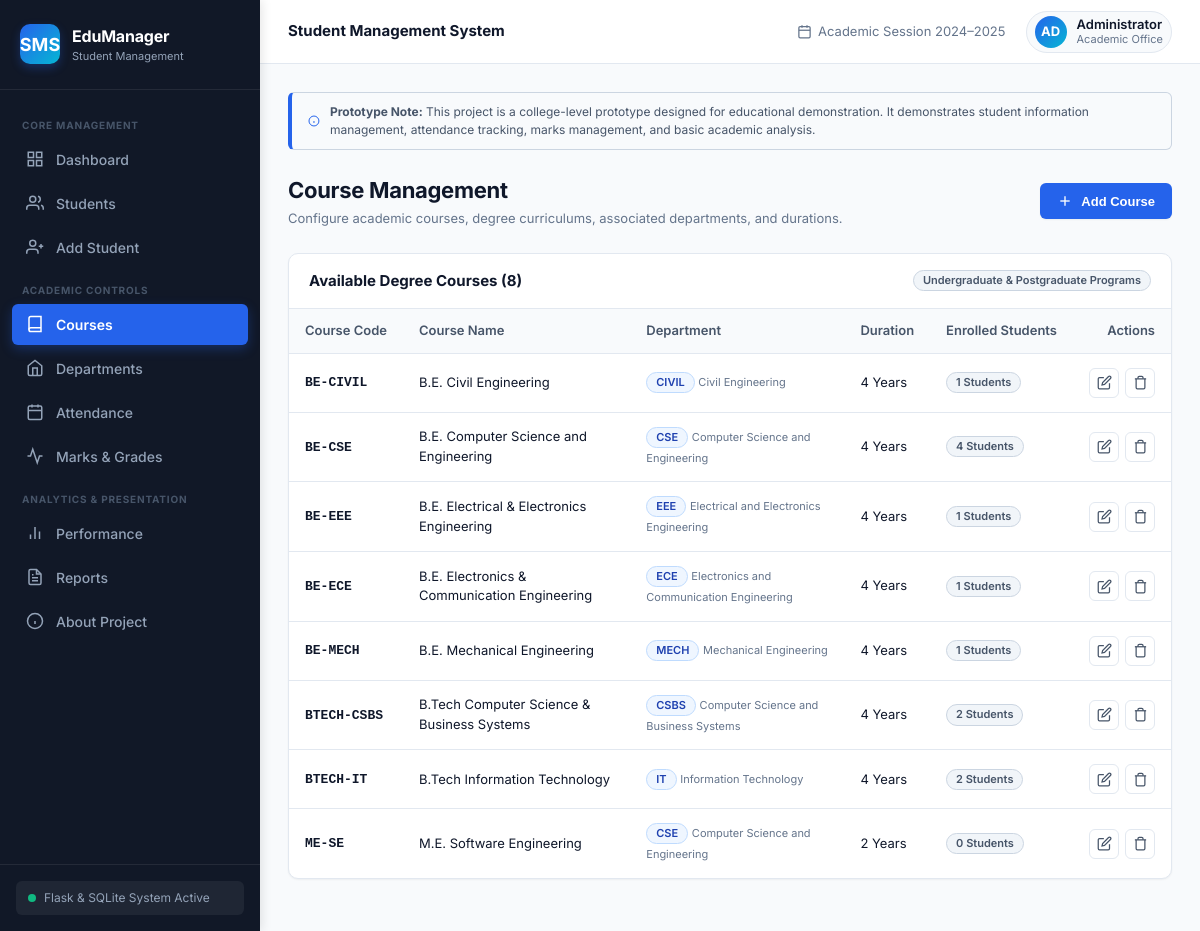
Screenshot of /courses with the database file from the repository.
### tables this page shows
CREATE TABLE courses (
            id INTEGER PRIMARY KEY AUTOINCREMENT,
            name TEXT NOT NULL,
            code TEXT NOT NULL UNIQUE,
            department_id INTEGER NOT NULL,
            duration TEXT NOT NULL,
            FOREIGN KEY (department_id) REFERENCES departments(id) ON DELETE RESTRICT
        );

### app.py (the view)
@app.route("/courses")
def courses_view():
    courses = get_all_courses()
    departments = get_all_departments()
    return render_template("courses.html", active_page="courses", courses=courses, departments=departments)

### database.py (called while the page is built)
def get_db_connection():
    if not os.path.exists(DB_DIR):
        os.makedirs(DB_DIR, exist_ok=True)
    conn = sqlite3.connect(DB_PATH)
    conn.row_factory = sqlite3.Row
    conn.execute("PRAGMA foreign_keys = ON")
    return conn

def get_all_departments():
    conn = get_db_connection()
    rows = conn.execute("""
        SELECT d.*, COUNT(s.id) as student_count
        FROM departments d
        LEFT JOIN students s ON s.department_id = d.id
        GROUP BY d.id
        ORDER BY d.name ASC
    """).fetchall()
    conn.close()
    return [dict(r) for r in rows]

def get_all_courses():
    conn = get_db_connection()
    rows = conn.execute("""
        SELECT c.*, d.name as department_name, d.code as department_code, COUNT(s.id) as student_count
        FROM courses c
        JOIN departments d ON c.department_id = d.id
        LEFT JOIN students s ON s.course_id = c.id
        GROUP BY c.id
        ORDER BY c.name ASC
    """).fetchall()
    conn.close()
    return [dict(r) for r in rows]

### templates/courses.html (shortened to what this page needs)
{% extends "base.html" %}
{% block content %}
<div class="page-header">
    <div>
        <h2 class="page-title">Course Management</h2>
        <p class="page-subtitle">Configure academic courses, degree curriculums, associated departments, and durations.</p>
    </div>
    <div class="header-actions">
        <button type="button" class="btn btn-primary" onclick="openAddCourseModal()">
            <svg width="16" height="16" viewBox="0 0 24 24" fill="none" stroke="currentColor" stroke-width="2"><line x1="12" y1="5" x2="12" y2="19"></line><line x1="5" y1="12" x2="19" y2="12"></line></svg>
            <span>Add Course</span>
        </button>
    </div>
</div>
<div class="table-card">
    <div class="table-card-header">
        <h3 class="table-card-title">Available Degree Courses ({{ courses|length }})</h3>
        <span class="badge badge-secondary">Undergraduate & Postgraduate Programs</span>
    </div>
    <div class="table-responsive">
        <table class="data-table">
            <thead>
                <tr>
                    <th>Course Code</th>
                    <th>Course Name</th>
                    <th>Department</th>
                    <th>Duration</th>
                    <th>Enrolled Students</th>
                    <th style="text-align: right;">Actions</th>
                </tr>
            </thead>
            <tbody>
                {% if courses %}
                    {% for c in courses %}
                        <tr>
                            <td><strong><code>{{ c.code }}</code></strong></td>
                            <td>{{ c.name }}</td>
                            <td>
                                <span class="badge badge-info">{{ c.department_code }}</span>
                                <span style="font-size: 11px; color: var(--text-muted);">{{ c.department_name }}</span>
                            </td>
                            <td>{{ c.duration }}</td>
                            <td>
                                <span class="badge badge-secondary">{{ c.student_count }} Students</span>
                            </td>
                            <td style="text-align: right;">
                                <div class="action-buttons" style="justify-content: flex-end;">
                                    <button type="button" class="icon-btn" title="Edit Course" onclick="openEditCourseModal({{ c.id }}, '{{ c.name|escape }}', '{{ c.code|escape }}', {{ c.department_id }}, '{{ c.duration|escape }}')">
                                        <svg width="15" height="15" viewBox="0 0 24 24" fill="none" stroke="currentColor" stroke-width="2"><path d="M11 4H4a2 2 0 0 0-2 2v14a2 2 0 0 0 2 2h14a2 2 0 0 0 2-2v-7"></path><path d="M18.5 2.5a2.121 2.121 0 0 1 3 3L12 15l-4 1 1-4 9.5-9.5z"></path></svg>
                                    </button>
                                    <button type="button" class="icon-btn delete" title="Delete Course" onclick="confirmAction('Are you sure you want to delete course {{ c.name }}?', '{{ url_for('delete_course_action', course_id=c.id) }}')">
                                        <svg width="15" height="15" viewBox="0 0 24 24" fill="none" stroke="currentColor" stroke-width="2"><polyline points="3 6 5 6 21 6"></polyline><path d="M19 6v14a2 2 0 0 1-2 2H7a2 2 0 0 1-2-2V6m3 0V4a2 2 0 0 1 2-2h4a2 2 0 0 1 2 2v2"></path></svg>
                                    </button>
                                </div>
                            </td>
                        </tr>
                    {% endfor %}
                {% else %}
                    <tr>
                        <td colspan="6" style="text-align: center; color: var(--text-muted); padding: 24px;">No courses defined yet.</td>
                    </tr>
                {% endif %}
            </tbody>
        </table>
    </div>
</div>
{% endblock %}

### static/css/style.css (style rules this page uses)
:root { --primary-dark: #0f172a; --sidebar-bg: #111827; --sidebar-hover: #1f2937; --sidebar-active: #2563eb; --sidebar-text: #94a3b8; --sidebar-text-active: #ffffff; --brand-blue: #2563eb; --brand-blue-hover: #1d4ed8; --brand-cyan: #06b6d4; --brand-indigo: #4f46e5; --bg-main: #f8fafc; --card-bg: #ffffff; --border-color: #e2e8f0; --border-focus: #3b82f6; --text-primary: #0f172a; --text-secondary: #475569; --text-muted: #64748b; --text-light: #94a3b8; --success: #10b981; --success-bg: #ecfdf5; --success-text: #065f46; --success-border: #a7f3d0; --warning: #f59e0b; --warning-bg: #fffbeb; --warning-text: #92400e; --warning-border: #fde68a; --danger: #ef4444; --danger-bg: #fef2f2; --danger-text: #991b1b; --danger-border: #fecaca; --info: #3b82f6; --info-bg: #eff6ff; --info-text: #1e40af; --info-border: #bfdbfe; --shadow-sm: 0 1px 2px 0 rgb(0 0 0 / 0.05); --shadow-md: 0 4px 6px -1px rgb(0 0 0 / 0.07), 0 2px 4px -2px rgb(0 0 0 / 0.05); --shadow-lg: 0 10px 15px -3px rgb(0 0 0 / 0.08), 0 4px 6px -4px rgb(0 0 0 / 0.05); --radius-sm: 6px; --radius-md: 10px; --radius-lg: 14px; --transition: all 0.2s cubic-bezier(0.4, 0, 0.2, 1); }
*, *::before, *::after { box-sizing: border-box; margin: 0; padding: 0; }
body { font-family: 'Inter', -apple-system, BlinkMacSystemFont, 'Segoe UI', Roboto, sans-serif; background-color: var(--bg-main); color: var(--text-primary); line-height: 1.5; font-size: 14px; min-height: 100vh; display: flex; }
.page-header { display: flex; align-items: center; justify-content: space-between; margin-bottom: 24px; flex-wrap: wrap; gap: 16px; }
.page-title { font-size: 22px; font-weight: 700; color: var(--text-primary); letter-spacing: -0.3px; }
.page-subtitle { font-size: 13px; color: var(--text-muted); margin-top: 2px; }
.header-actions { display: flex; align-items: center; gap: 12px; }
.btn { display: inline-flex; align-items: center; justify-content: center; gap: 8px; padding: 9px 16px; font-size: 13px; font-weight: 600; border-radius: var(--radius-sm); border: 1px solid transparent; cursor: pointer; transition: var(--transition); text-decoration: none; }
.btn-primary { background-color: var(--brand-blue); color: #ffffff; box-shadow: var(--shadow-sm); }
.table-card { background-color: var(--card-bg); border: 1px solid var(--border-color); border-radius: var(--radius-md); box-shadow: var(--shadow-sm); overflow: hidden; margin-bottom: 24px; }
.table-card-header { padding: 16px 20px; border-bottom: 1px solid var(--border-color); display: flex; align-items: center; justify-content: space-between; flex-wrap: wrap; gap: 12px; }
.table-card-title { font-size: 15px; font-weight: 700; }
.table-responsive { width: 100%; overflow-x: auto; }
.data-table { width: 100%; border-collapse: collapse; text-align: left; font-size: 13px; }
.data-table th { background-color: #f8fafc; padding: 12px 16px; font-weight: 600; color: var(--text-secondary); border-bottom: 1px solid var(--border-color); white-space: nowrap; }
.data-table td { padding: 14px 16px; border-bottom: 1px solid var(--border-color); color: var(--text-primary); vertical-align: middle; }
.data-table tbody tr:last-child td { border-bottom: none; }
.badge { display: inline-flex; align-items: center; gap: 5px; padding: 3px 9px; border-radius: 20px; font-size: 11px; font-weight: 600; line-height: 1.2; }
.badge-info { background-color: var(--info-bg); color: var(--info-text); border: 1px solid var(--info-border); }
.badge-secondary { background-color: #f1f5f9; color: #475569; border: 1px solid #cbd5e1; }
.action-buttons { display: flex; align-items: center; gap: 6px; }
.icon-btn { width: 30px; height: 30px; border-radius: var(--radius-sm); display: inline-flex; align-items: center; justify-content: center; border: 1px solid var(--border-color); background: #ffffff; color: var(--text-secondary); cursor: pointer; transition: var(--transition); }

### rows the page displays
courses: code "BE-CIVIL", name "B.E. Civil Engineering", department_code "CIVIL", department_name "Civil Engineering", duration "4 Years", student_count "1"
courses: code "BE-CSE", name "B.E. Computer Science and Engineering", department_code "CSE", department_name "Computer Science and Engineering", duration "4 Years", student_count "4"
courses: code "BE-EEE", name "B.E. Electrical & Electronics Engineering", department_code "EEE", department_name "Electrical and Electronics Engineering", duration "4 Years", student_count "1"
courses: code "BE-ECE", name "B.E. Electronics & Communication Engineering", department_code "ECE", department_name "Electronics and Communication Engineering", duration "4 Years", student_count "1"
courses: code "BE-MECH", name "B.E. Mechanical Engineering", department_code "MECH", department_name "Mechanical Engineering", duration "4 Years", student_count "1"
courses: code "BTECH-CSBS", name "B.Tech Computer Science & Business Systems", department_code "CSBS", department_name "Computer Science and Business Systems", duration "4 Years", student_count "2"
courses: code "BTECH-IT", name "B.Tech Information Technology", department_code "IT", department_name "Information Technology", duration "4 Years", student_count "2"
courses: code "ME-SE", name "M.E. Software Engineering", department_code "CSE", department_name "Computer Science and Engineering", duration "2 Years", student_count "0"

### other values shown
{{ courses|length }} "8"
